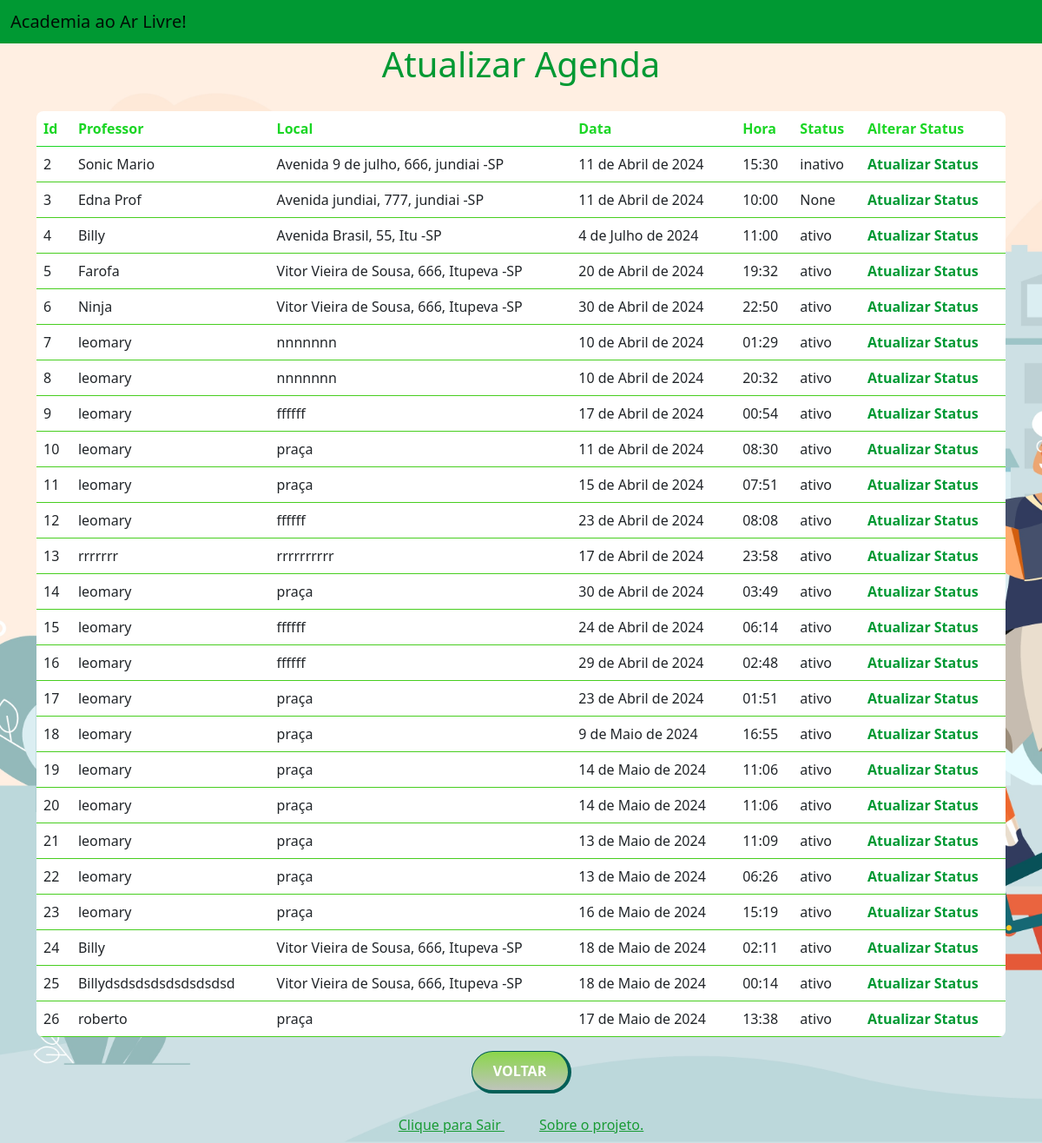
/atualizar_agenda/, run on the app's committed database.
### myapp/models.py (models this page shows, shortened)
class Agendas(models.Model):
    STATUS_CHOICES = (
        ('ativo', 'Ativo'),
        ('inativo', 'Inativo'),
    )
    professor = models.CharField(max_length=100)
    local = models.CharField(max_length=255)
    data = models.DateField()
    hora = models.TimeField()
    status = models.CharField(max_length=10, choices=STATUS_CHOICES, default='ativo', null=True)

### myapp/views.py (the view)
# urls.py: path('atualizar_agenda/', update_agenda_all, name='update_agenda_all'),
def update_agenda_all(request):
    agendas = Agendas.objects.all()
    return render(request, 'atualizar_agenda_all.html', {'agendas': agendas})

### myapp/templates/atualizar_agenda_all.html (shortened to what this page needs)
<!DOCTYPE html>
<html lang="pt-BR">
<head>
    <link href="https://cdn.jsdelivr.net/npm/bootstrap@5.0.2/dist/css/bootstrap.min.css" rel="stylesheet">
</head>
<body>
<nav class="navbar navbar-light bg-light">
    <div class="container-fluid">
        <span class="navbar-brand mb-0 h1">Academia ao Ar Livre!</span>
    </div>
</nav>
<h1>Atualizar Agenda</h1>
<div class="container">
    <table class="table table-hover">
        <thead>
            <tr>
                <th>Id</th>
                <th>Professor</th>
                <th>Local</th>
                <th>Data</th>
                <th>Hora</th>
                <th>Status</th>
                <th>Alterar Status</th>
            </tr>
        </thead>
        <tbody>
        {% for agenda in agendas %}
            <tr>
                <td>{{ agenda.pk }}</td>
                <td>{{ agenda.professor }}</td>
                <td>{{ agenda.local }}</td>
                <td>{{ agenda.data }}</td>
                <td>{{ agenda.hora }}</td>
                <td>{{ agenda.status }}</td>
                <td><a href="{% url 'update_status' pk=agenda.pk %}" class="update-link">Atualizar Status</a></td>
            </tr>
        {% endfor %}
        </tbody>
    </table>
</div>
<center>
<a href="{% url 'insert_update_agenda' %}" ><button type="submit" >Voltar</button></a>
<br>
<br>
    <a href="{% url 'dados_sair' %}" class="adog">Clique para Sair </a>
    <a href="{% url 'sobre' %}" class="adog"> Sobre o projeto. </a>
  </center>
</body>
</html>

### myapp/templates/atualizar_agenda_all.html (style rules this page uses)
body { background-image: url('/static/imagem/academialogin.jpg'); background-repeat: no-repeat; background-size: cover; background-position: left; background-attachment: fixed; opacity: 10; }
.adog { margin: 10px; padding: 10px;; align-items: center; color: rgb(26, 155, 54); text-transform:none; }
button { padding: 10px; align-self: center; width: 115px; border-radius: 30px; background-image: linear-gradient(#8bd64a, #2038113c); border: solid 1px #045f57; border-right-width: 4px; border-bottom-width: 4px; font-size: 16px; color: white; text-transform: uppercase; font-weight: 700; }
h1 { text-align: center; margin-bottom: 30px; color: rgb(0, 153, 51); }
table { width: 80%; margin: 0 auto; border-collapse: collapse; background-color: #fff; border-radius: 8px; overflow: hidden; }
th, td { padding: 15px; text-align: left; border-bottom: 1px solid #48ce20; }
th { background-color: rgb(0, 153, 51); color: rgb(27, 214, 37); }
.update-link { color: rgb(0, 153, 51); text-decoration: none; font-weight: bold; }
.navbar { background-color: rgb(0, 153, 51) !important; }

### data on the page
Agendas: pk "2", professor "Sonic Mario", local "Avenida 9 de julho, 666, jundiai -SP", data "11 de Abril de 2024", hora "15:30", status "inativo"
Agendas: pk "3", professor "Edna Prof", local "Avenida jundiai, 777, jundiai -SP", data "11 de Abril de 2024", hora "10:00", status "None"
Agendas: pk "4", professor "Billy", local "Avenida Brasil, 55, Itu -SP", data "4 de Julho de 2024", hora "11:00", status "ativo"
Agendas: pk "5", professor "Farofa", local "Vitor Vieira de Sousa, 666, Itupeva -SP", data "20 de Abril de 2024", hora "19:32", status "ativo"
Agendas: pk "6", professor "Ninja", local "Vitor Vieira de Sousa, 666, Itupeva -SP", data "30 de Abril de 2024", hora "22:50", status "ativo"
Agendas: pk "7", professor "leomary", local "nnnnnnn", data "10 de Abril de 2024", hora "01:29", status "ativo"
Agendas: pk "8", professor "leomary", local "nnnnnnn", data "10 de Abril de 2024", hora "20:32", status "ativo"
Agendas: pk "9", professor "leomary", local "ffffff", data "17 de Abril de 2024", hora "00:54", status "ativo"
Agendas: pk "10", professor "leomary", local "praça", data "11 de Abril de 2024", hora "08:30", status "ativo"
Agendas: pk "11", professor "leomary", local "praça", data "15 de Abril de 2024", hora "07:51", status "ativo"
Agendas: pk "12", professor "leomary", local "ffffff", data "23 de Abril de 2024", hora "08:08", status "ativo"
Agendas: pk "13", professor "rrrrrrr", local "rrrrrrrrrr", data "17 de Abril de 2024", hora "23:58", status "ativo"
Agendas: pk "14", professor "leomary", local "praça", data "30 de Abril de 2024", hora "03:49", status "ativo"
Agendas: pk "15", professor "leomary", local "ffffff", data "24 de Abril de 2024", hora "06:14", status "ativo"
Agendas: pk "16", professor "leomary", local "ffffff", data "29 de Abril de 2024", hora "02:48", status "ativo"
Agendas: pk "17", professor "leomary", local "praça", data "23 de Abril de 2024", hora "01:51", status "ativo"
Agendas: pk "18", professor "leomary", local "praça", data "9 de Maio de 2024", hora "16:55", status "ativo"
Agendas: pk "19", professor "leomary", local "praça", data "14 de Maio de 2024", hora "11:06", status "ativo"
Agendas: pk "20", professor "leomary", local "praça", data "14 de Maio de 2024", hora "11:06", status "ativo"
Agendas: pk "21", professor "leomary", local "praça", data "13 de Maio de 2024", hora "11:09", status "ativo"
Agendas: pk "22", professor "leomary", local "praça", data "13 de Maio de 2024", hora "06:26", status "ativo"
Agendas: pk "23", professor "leomary", local "praça", data "16 de Maio de 2024", hora "15:19", status "ativo"
Agendas: pk "24", professor "Billy", local "Vitor Vieira de Sousa, 666, Itupeva -SP", data "18 de Maio de 2024", hora "02:11", status "ativo"
Agendas: pk "25", professor "Billydsdsdsdsdsdsdsdsd", local "Vitor Vieira de Sousa, 666, Itupeva -SP", data "18 de Maio de 2024", hora "00:14", status "ativo"
Agendas: pk "26", professor "roberto", local "praça", data "17 de Maio de 2024", hora "13:38", status "ativo"
